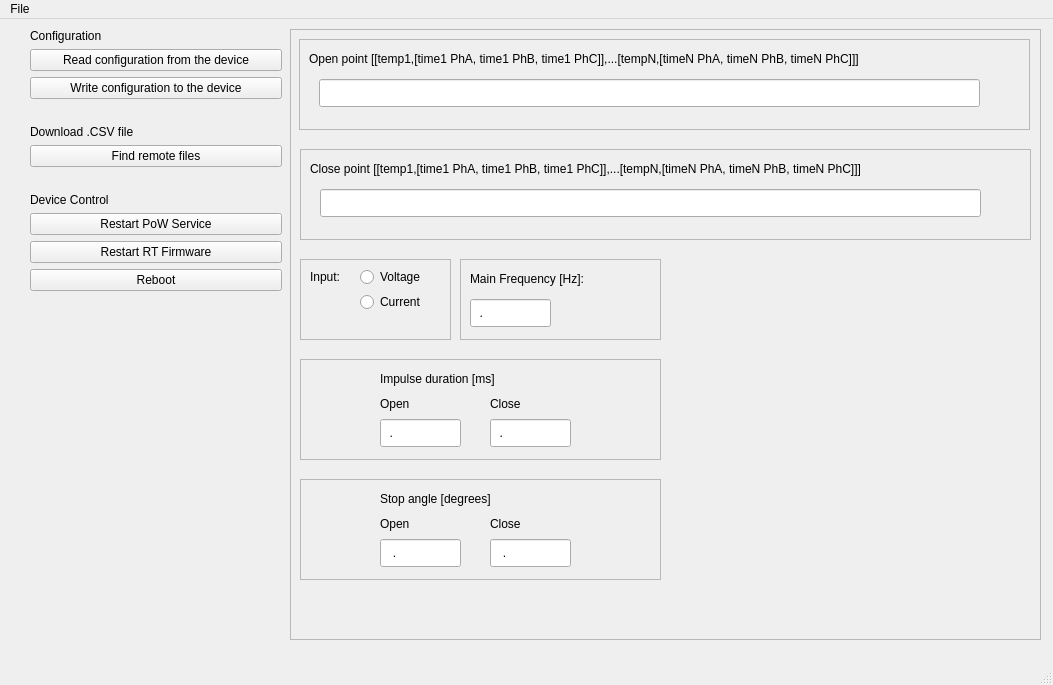
<?xml version="1.0" encoding="UTF-8"?>
<ui version="4.0">
 <class>PointOnWaveConfigurator</class>
 <widget class="QMainWindow" name="PointOnWaveConfigurator">
  <property name="geometry">
   <rect>
    <x>0</x>
    <y>0</y>
    <width>1053</width>
    <height>685</height>
   </rect>
  </property>
  <property name="windowTitle">
   <string>Point on wave configuration toolbox</string>
  </property>
  <widget class="QWidget" name="centralwidget">
   <widget class="QFrame" name="frame">
    <property name="geometry">
     <rect>
      <x>290</x>
      <y>10</y>
      <width>751</width>
      <height>611</height>
     </rect>
    </property>
    <property name="frameShape">
     <enum>QFrame::StyledPanel</enum>
    </property>
    <property name="frameShadow">
     <enum>QFrame::Raised</enum>
    </property>
    <widget class="QFrame" name="frame_2">
     <property name="geometry">
      <rect>
       <x>170</x>
       <y>230</y>
       <width>201</width>
       <height>81</height>
      </rect>
     </property>
     <property name="frameShape">
      <enum>QFrame::StyledPanel</enum>
     </property>
     <property name="frameShadow">
      <enum>QFrame::Raised</enum>
     </property>
     <widget class="QLabel" name="label_17">
      <property name="geometry">
       <rect>
        <x>10</x>
        <y>10</y>
        <width>281</width>
        <height>20</height>
       </rect>
      </property>
      <property name="text">
       <string>Main Frequency [Hz]:</string>
      </property>
     </widget>
     <widget class="QLineEdit" name="text_main_fq">
      <property name="geometry">
       <rect>
        <x>10</x>
        <y>40</y>
        <width>81</width>
        <height>28</height>
       </rect>
      </property>
      <property name="focusPolicy">
       <enum>Qt::ClickFocus</enum>
      </property>
      <property name="inputMask">
       <string>00.00; </string>
      </property>
     </widget>
    </widget>
    <widget class="QFrame" name="frame_3">
     <property name="geometry">
      <rect>
       <x>10</x>
       <y>450</y>
       <width>361</width>
       <height>101</height>
      </rect>
     </property>
     <property name="frameShape">
      <enum>QFrame::StyledPanel</enum>
     </property>
     <property name="frameShadow">
      <enum>QFrame::Raised</enum>
     </property>
     <widget class="QLabel" name="label_16">
      <property name="geometry">
       <rect>
        <x>80</x>
        <y>10</y>
        <width>191</width>
        <height>20</height>
       </rect>
      </property>
      <property name="text">
       <string>Stop angle [degrees]</string>
      </property>
     </widget>
     <widget class="QLabel" name="label_14">
      <property name="geometry">
       <rect>
        <x>80</x>
        <y>30</y>
        <width>62</width>
        <height>30</height>
       </rect>
      </property>
      <property name="text">
       <string>Open</string>
      </property>
     </widget>
     <widget class="QLabel" name="label_15">
      <property name="geometry">
       <rect>
        <x>190</x>
        <y>30</y>
        <width>62</width>
        <height>30</height>
       </rect>
      </property>
      <property name="text">
       <string>Close</string>
      </property>
     </widget>
     <widget class="QLineEdit" name="text_close_angle">
      <property name="geometry">
       <rect>
        <x>190</x>
        <y>60</y>
        <width>81</width>
        <height>28</height>
       </rect>
      </property>
      <property name="focusPolicy">
       <enum>Qt::ClickFocus</enum>
      </property>
      <property name="inputMask">
       <string>000.0; </string>
      </property>
     </widget>
     <widget class="QLineEdit" name="text_open_angle">
      <property name="geometry">
       <rect>
        <x>80</x>
        <y>60</y>
        <width>81</width>
        <height>28</height>
       </rect>
      </property>
      <property name="focusPolicy">
       <enum>Qt::ClickFocus</enum>
      </property>
      <property name="inputMask">
       <string>000.0; </string>
      </property>
     </widget>
    </widget>
    <widget class="QFrame" name="frame_4">
     <property name="geometry">
      <rect>
       <x>9</x>
       <y>10</y>
       <width>731</width>
       <height>91</height>
      </rect>
     </property>
     <property name="frameShape">
      <enum>QFrame::StyledPanel</enum>
     </property>
     <property name="frameShadow">
      <enum>QFrame::Raised</enum>
     </property>
     <widget class="QLabel" name="label_18">
      <property name="geometry">
       <rect>
        <x>10</x>
        <y>10</y>
        <width>701</width>
        <height>20</height>
       </rect>
      </property>
      <property name="text">
       <string>Open point [[temp1,[time1 PhA, time1 PhB, time1 PhC]],...[tempN,[timeN PhA, timeN PhB, timeN PhC]]]</string>
      </property>
     </widget>
     <widget class="QLineEdit" name="text_open_point">
      <property name="geometry">
       <rect>
        <x>20</x>
        <y>40</y>
        <width>661</width>
        <height>28</height>
       </rect>
      </property>
      <property name="focusPolicy">
       <enum>Qt::ClickFocus</enum>
      </property>
      <property name="inputMask">
       <string notr="true"/>
      </property>
     </widget>
    </widget>
    <widget class="QFrame" name="frame_5">
     <property name="geometry">
      <rect>
       <x>10</x>
       <y>330</y>
       <width>361</width>
       <height>101</height>
      </rect>
     </property>
     <property name="frameShape">
      <enum>QFrame::StyledPanel</enum>
     </property>
     <property name="frameShadow">
      <enum>QFrame::Raised</enum>
     </property>
     <widget class="QLabel" name="label_22">
      <property name="geometry">
       <rect>
        <x>80</x>
        <y>10</y>
        <width>151</width>
        <height>20</height>
       </rect>
      </property>
      <property name="text">
       <string>Impulse duration [ms]</string>
      </property>
     </widget>
     <widget class="QLabel" name="label_23">
      <property name="geometry">
       <rect>
        <x>80</x>
        <y>30</y>
        <width>62</width>
        <height>30</height>
       </rect>
      </property>
      <property name="text">
       <string>Open</string>
      </property>
     </widget>
     <widget class="QLabel" name="label_24">
      <property name="geometry">
       <rect>
        <x>190</x>
        <y>30</y>
        <width>62</width>
        <height>30</height>
       </rect>
      </property>
      <property name="text">
       <string>Close</string>
      </property>
     </widget>
     <widget class="QLineEdit" name="text_open_impulse">
      <property name="geometry">
       <rect>
        <x>80</x>
        <y>60</y>
        <width>81</width>
        <height>28</height>
       </rect>
      </property>
      <property name="focusPolicy">
       <enum>Qt::ClickFocus</enum>
      </property>
      <property name="inputMask">
       <string>00.00; </string>
      </property>
     </widget>
     <widget class="QLineEdit" name="text_close_impulse">
      <property name="geometry">
       <rect>
        <x>190</x>
        <y>60</y>
        <width>81</width>
        <height>28</height>
       </rect>
      </property>
      <property name="focusPolicy">
       <enum>Qt::ClickFocus</enum>
      </property>
      <property name="inputMask">
       <string>00.00; </string>
      </property>
     </widget>
    </widget>
    <widget class="QFrame" name="frame_6">
     <property name="geometry">
      <rect>
       <x>10</x>
       <y>230</y>
       <width>151</width>
       <height>81</height>
      </rect>
     </property>
     <property name="frameShape">
      <enum>QFrame::StyledPanel</enum>
     </property>
     <property name="frameShadow">
      <enum>QFrame::Raised</enum>
     </property>
     <widget class="QRadioButton" name="radio_voltage">
      <property name="geometry">
       <rect>
        <x>60</x>
        <y>5</y>
        <width>105</width>
        <height>26</height>
       </rect>
      </property>
      <property name="text">
       <string>Voltage</string>
      </property>
     </widget>
     <widget class="QRadioButton" name="radio_current">
      <property name="geometry">
       <rect>
        <x>60</x>
        <y>30</y>
        <width>105</width>
        <height>26</height>
       </rect>
      </property>
      <property name="text">
       <string>Current</string>
      </property>
     </widget>
     <widget class="QLabel" name="label_8">
      <property name="geometry">
       <rect>
        <x>10</x>
        <y>8</y>
        <width>62</width>
        <height>20</height>
       </rect>
      </property>
      <property name="text">
       <string>Input:</string>
      </property>
     </widget>
    </widget>
    <widget class="QFrame" name="frame_7">
     <property name="geometry">
      <rect>
       <x>10</x>
       <y>120</y>
       <width>731</width>
       <height>91</height>
      </rect>
     </property>
     <property name="frameShape">
      <enum>QFrame::StyledPanel</enum>
     </property>
     <property name="frameShadow">
      <enum>QFrame::Raised</enum>
     </property>
     <widget class="QLabel" name="label_19">
      <property name="geometry">
       <rect>
        <x>10</x>
        <y>10</y>
        <width>701</width>
        <height>20</height>
       </rect>
      </property>
      <property name="text">
       <string>Close point [[temp1,[time1 PhA, time1 PhB, time1 PhC]],...[tempN,[timeN PhA, timeN PhB, timeN PhC]]]</string>
      </property>
     </widget>
     <widget class="QLineEdit" name="text_close_point">
      <property name="geometry">
       <rect>
        <x>20</x>
        <y>40</y>
        <width>661</width>
        <height>28</height>
       </rect>
      </property>
      <property name="focusPolicy">
       <enum>Qt::ClickFocus</enum>
      </property>
      <property name="inputMask">
       <string notr="true"/>
      </property>
     </widget>
    </widget>
    <zorder>frame_6</zorder>
    <zorder>frame_4</zorder>
    <zorder>frame_3</zorder>
    <zorder>frame_2</zorder>
    <zorder>frame_5</zorder>
    <zorder>frame_7</zorder>
   </widget>
   <widget class="QWidget" name="layoutWidget">
    <property name="geometry">
     <rect>
      <x>30</x>
      <y>10</y>
      <width>252</width>
      <height>355</height>
     </rect>
    </property>
    <layout class="QVBoxLayout" name="verticalLayout_3">
     <item>
      <layout class="QVBoxLayout" name="verticalLayout">
       <item>
        <widget class="QLabel" name="label_2">
         <property name="text">
          <string>Configuration</string>
         </property>
        </widget>
       </item>
       <item>
        <widget class="QPushButton" name="push_read_json">
         <property name="text">
          <string>Read configuration from the device</string>
         </property>
        </widget>
       </item>
       <item>
        <widget class="QPushButton" name="push_write_json">
         <property name="text">
          <string>Write configuration to the device</string>
         </property>
        </widget>
       </item>
      </layout>
     </item>
     <item>
      <layout class="QVBoxLayout" name="verticalLayout_2">
       <item>
        <spacer name="horizontalSpacer">
         <property name="orientation">
          <enum>Qt::Horizontal</enum>
         </property>
         <property name="sizeHint" stdset="0">
          <size>
           <width>40</width>
           <height>20</height>
          </size>
         </property>
        </spacer>
       </item>
       <item>
        <widget class="QLabel" name="label_3">
         <property name="text">
          <string>Download .CSV file </string>
         </property>
        </widget>
       </item>
       <item>
        <widget class="QPushButton" name="push_open_files">
         <property name="text">
          <string>Find remote files</string>
         </property>
        </widget>
       </item>
       <item>
        <spacer name="horizontalSpacer_2">
         <property name="orientation">
          <enum>Qt::Horizontal</enum>
         </property>
         <property name="sizeHint" stdset="0">
          <size>
           <width>40</width>
           <height>20</height>
          </size>
         </property>
        </spacer>
       </item>
       <item>
        <widget class="QLabel" name="label">
         <property name="text">
          <string>Device Control</string>
         </property>
        </widget>
       </item>
       <item>
        <widget class="QPushButton" name="push_restart_svc">
         <property name="text">
          <string>Restart PoW Service</string>
         </property>
        </widget>
       </item>
       <item>
        <widget class="QPushButton" name="push_restart_fw">
         <property name="text">
          <string>Restart RT Firmware</string>
         </property>
        </widget>
       </item>
       <item>
        <widget class="QPushButton" name="push_reboot">
         <property name="text">
          <string>Reboot</string>
         </property>
        </widget>
       </item>
       <item>
        <spacer name="verticalSpacer_2">
         <property name="orientation">
          <enum>Qt::Vertical</enum>
         </property>
         <property name="sizeHint" stdset="0">
          <size>
           <width>20</width>
           <height>40</height>
          </size>
         </property>
        </spacer>
       </item>
      </layout>
     </item>
    </layout>
   </widget>
  </widget>
  <widget class="QMenuBar" name="menubar">
   <property name="geometry">
    <rect>
     <x>0</x>
     <y>0</y>
     <width>1053</width>
     <height>25</height>
    </rect>
   </property>
   <widget class="QMenu" name="menuFile">
    <property name="title">
     <string>File</string>
    </property>
    <addaction name="actionClose"/>
   </widget>
   <addaction name="menuFile"/>
  </widget>
  <widget class="QStatusBar" name="statusbar"/>
  <action name="actionClose">
   <property name="text">
    <string>Close</string>
   </property>
   <property name="menuRole">
    <enum>QAction::QuitRole</enum>
   </property>
  </action>
 </widget>
 <resources/>
 <connections/>
</ui>
